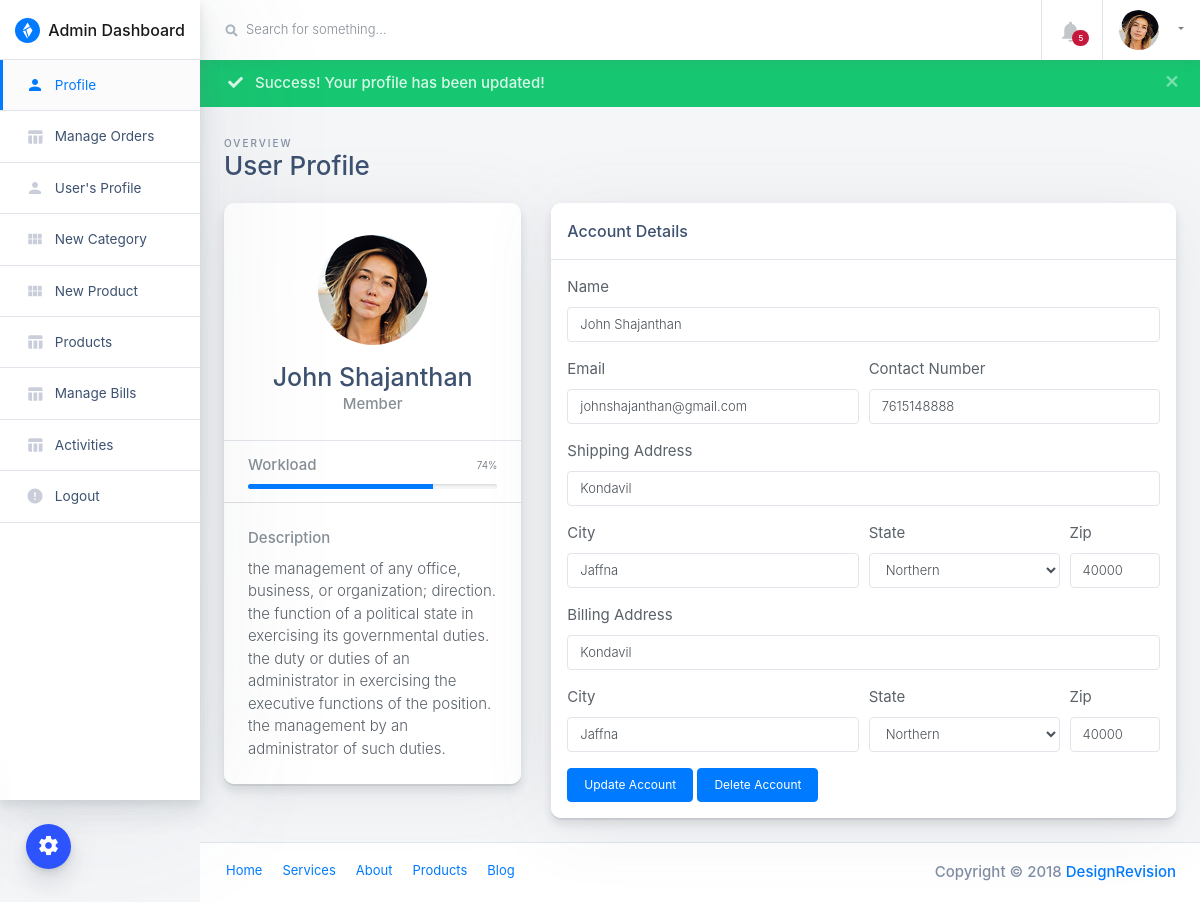
The app's page /admin/profile-view?pid=1 (signed in) with its own data.
### tables this page shows
CREATE TABLE `users` (
  `id` int(11) NOT NULL,
  `name` varchar(255) DEFAULT NULL,
  `email` varchar(255) DEFAULT NULL,
  `contactno` bigint(11) DEFAULT NULL,
  `password` varchar(255) DEFAULT NULL,
  `shippingAddress` longtext DEFAULT NULL,
  `shippingState` varchar(255) DEFAULT NULL,
  `shippingCity` varchar(255) DEFAULT NULL,
  `shippingPincode` int(11) DEFAULT NULL,
  `billingAddress` longtext DEFAULT NULL,
  `billingState` varchar(255) DEFAULT NULL,
  `billingCity` varchar(255) DEFAULT NULL,
  `billingPincode` int(11) DEFAULT NULL,
  `regDate` timestamp NOT NULL DEFAULT current_timestamp(),
  `updationDate` varchar(255) DEFAULT NULL
);

### admin/profile-view.php (the view, shortened to what this page needs)
<?php
include("include/config.php");
if(strlen($_SESSION['admin_login'])==0)
	{
header('location:/eshopper/admin');
}
else{
	if($_GET['pid']){
	$pid = $_GET['pid'];
}else{
	header('location:profile');
}
?>
<!doctype html>
<html class="no-js h-100" lang="en">
  <head>
    <link href="https://use.fontawesome.com/releases/v5.0.6/css/all.css" rel="stylesheet">
    <link rel="stylesheet" href="https://stackpath.bootstrapcdn.com/bootstrap/4.1.3/css/bootstrap.min.css">
    <link rel="stylesheet" id="main-stylesheet" data-version="1.1.0" href="styles/shards-dashboards.1.1.0.min.css">
    <link rel="stylesheet" href="styles/extras.1.1.0.min.css">
  </head>
  <body class="h-100">
    <div class="color-switcher-toggle animated pulse infinite">
      <i class="material-icons">settings</i>
    </div>
    <div class="container-fluid">
      <div class="row">
        <aside class="main-sidebar col-12 col-md-3 col-lg-2 px-0">
          <div class="main-navbar">
            <nav class="navbar align-items-stretch navbar-light bg-white flex-md-nowrap border-bottom p-0">
              <a class="navbar-brand w-100 mr-0" href="dashboard" style="line-height: 25px;">
                <div class="d-table m-auto">
                  <img id="main-logo" class="d-inline-block align-top mr-1" style="max-width: 25px;" src="images/shards-dashboards-logo.svg" alt="Shards Dashboard">
                  <span class="d-none d-md-inline ml-1">Admin Dashboard</span>
                </div>
              </a>
            </nav>
          </div>
          <div class="nav-wrapper">
            <ul class="nav flex-column">
			  <li class="nav-item">
                <a class="nav-link active" href="profile">
                  <i class="material-icons">person</i>
                  <span>Profile</span>
                </a>
              </li>
			  <li class="nav-item">
                <a class="nav-link " href="orders">
                  <i class="material-icons">table_chart</i>
                  <span>Manage Orders</span>
                </a>
              </li>
			  <li class="nav-item">
                <a class="nav-link " href="users">
                  <i class="material-icons">person</i>
                  <span>User's Profile</span>
                </a>
              </li>
              <li class="nav-item">
                <a class="nav-link " href="new-category">
                  <i class="material-icons">view_module</i>
                  <span>New Category</span>
                </a>
              </li>
			  <li class="nav-item">
                <a class="nav-link " href="new-product">
                  <i class="material-icons">view_module</i>
                  <span>New Product</span>
                </a>
              </li>
              <li class="nav-item">
                <a class="nav-link " href="products">
                  <i class="material-icons">table_chart</i>
                  <span>Products</span>
                </a>
              </li>
			  <li class="nav-item">
                <a class="nav-link " href="manage-bills">
                  <i class="material-icons">table_chart</i>
                  <span>Manage Bills</span>
                </a>
              </li>
			  <li class="nav-item">
                <a class="nav-link " href="activity">
                  <i class="material-icons">table_chart</i>
                  <span>Activities</span>
                </a>
              </li>
			  <li class="nav-item">
                <a class="nav-link " href="logout">
                  <i class="material-icons">error</i>
                  <span>Logout</span>
                </a>
              </li>
            </ul>
          </div>
        </aside>
        <main class="main-content col-lg-10 col-md-9 col-sm-12 p-0 offset-lg-2 offset-md-3">
          <div class="main-navbar sticky-top bg-white">
            <nav class="navbar align-items-stretch navbar-light flex-md-nowrap p-0">
              <form action="#" class="main-navbar__search w-100 d-none d-md-flex d-lg-flex">
                <div class="input-group input-group-seamless ml-3">
                  <div class="input-group-prepend">
                    <div class="input-group-text">
                      <i class="fas fa-search"></i>
                    </div>
                  </div>
                  <input class="navbar-search form-control" type="text" placeholder="Search for something..." aria-label="Search"> </div>
<?php
$f1="00:00:00";
$from=date('Y-m-d')." ".$f1;
$t1="23:59:59";
$to=date('Y-m-d')." ".$t1;
$result = mysqli_query($con,"SELECT * FROM Orders where orderDate Between '$from' and '$to'");
$num_rows1 = mysqli_num_rows($result);
?>
              </form>
              <ul class="navbar-nav border-left flex-row ">
                <li class="nav-item border-right dropdown notifications">
                  <a class="nav-link nav-link-icon text-center" href="" role="button" id="dropdownMenuLink" data-toggle="dropdown" aria-haspopup="true" aria-expanded="false">
                    <div class="nav-link-icon__wrapper">
                      <i class="material-icons">&#xE7F4;</i>
                      <span class="badge badge-pill badge-danger"><?php echo htmlentities($num_rows1); ?></span>
                    </div>
                  </a>
                </li>
                <li class="nav-item dropdown">
                  <a class="nav-link dropdown-toggle text-nowrap px-3" data-toggle="dropdown" href="#" role="button" aria-haspopup="true" aria-expanded="false">
                    <img class="user-avatar rounded-circle mr-2" src="images/avatars/0.jpg" alt="User Avatar">
                  </a>
                </li>
              </ul>
            </nav>
          </div>
          <div class="alert alert-success alert-dismissible fade show mb-0" role="alert">
            <button type="button" class="close" data-dismiss="alert" aria-label="Close">
              <span aria-hidden="true">×</span>
            </button>
            <i class="fa fa-check mx-2"></i>
            <strong>Success!</strong> Your profile has been updated! </div>
          <div class="main-content-container container-fluid px-4">
            <div class="page-header row no-gutters py-4">
              <div class="col-12 col-sm-4 text-center text-sm-left mb-0">
                <span class="text-uppercase page-subtitle">Overview</span>
                <h3 class="page-title">User Profile</h3>
              </div>
            </div>
<?php
$query=mysqli_query($con,"select * from users where id='$pid'");
while($row=mysqli_fetch_array($query))
{?>
            <div class="row">
              <div class="col-lg-4">
                <div class="card card-small mb-4 pt-3">
                  <div class="card-header border-bottom text-center">
                    <div class="mb-3 mx-auto">
                      <img class="rounded-circle" src="images/avatars/0.jpg" alt="User Avatar" width="110"> </div>
                    <h4 class="mb-0"><?php echo htmlentities($row['name']);?></h4>
                    <span class="text-muted d-block mb-2">Member</span>
                  </div>
                  <ul class="list-group list-group-flush">
                    <li class="list-group-item px-4">
                      <div class="progress-wrapper">
                        <strong class="text-muted d-block mb-2">Workload</strong>
                        <div class="progress progress-sm">
                          <div class="progress-bar bg-primary" role="progressbar" aria-valuenow="74" aria-valuemin="0" aria-valuemax="100" style="width: 74%;">
                            <span class="progress-value">74%</span>
                          </div>
                        </div>
                      </div>
                    </li>
                    <li class="list-group-item p-4">
                      <strong class="text-muted d-block mb-2">Description</strong>
                      <span>the management of any office, business, or organization; direction. the function of a political state in exercising its governmental duties. the duty or duties of an administrator in exercising the executive functions of the position. the management by an administrator of such duties.</span>
                    </li>
                  </ul>
                </div>
              </div>
              <div class="col-lg-8">
                <div class="card card-small mb-4">
                  <div class="card-header border-bottom">
                    <h6 class="m-0">Account Details</h6>
                  </div>
                  <ul class="list-group list-group-flush">
                    <li class="list-group-item p-3">
                      <div class="row">
                        <div class="col">
                          <form action="" Method="POST">
                            <div class="form-group">
                              <label for="feInputAddress">Name</label>
                              <input type="text" class="form-control" name="name" id="feInputAddress" placeholder="1234 Main St" value="<?php echo htmlentities($row['name']);?>"> </div>
                            <div class="form-row">
                              <div class="form-group col-md-6">
                                <label for="feEmailAddress">Email</label>
                                <input type="email" class="form-control" id="feEmailAddress" name="email" placeholder="Email" value="<?php echo htmlentities($row['email']);?>"> </div>
                              <div class="form-group col-md-6">
                                <label for="fePassword">Contact Number</label>
                                <input type="text" class="form-control" id="fePassword" name="contactno" placeholder="Password" value="<?php echo htmlentities($row['contactno']);?>"> </div>
                            </div>
                            <div class="form-group">
                              <label for="feInputAddress">Shipping Address</label>
                              <input type="text" class="form-control" id="feInputAddress" name="shippingAddress" placeholder="1234 Main St" value="<?php echo htmlentities($row['shippingAddress']);?>"> </div>
                            <div class="form-row">
                              <div class="form-group col-md-6">
                                <label for="feInputCity">City</label>
                                <input type="text" class="form-control" id="feInputCity" name="shippingCity" value="<?php echo htmlentities($row['shippingCity']);?>" > </div>
                              <div class="form-group col-md-4">
                                <label for="feInputState">State</label>
                                <select id="feInputState" class="form-control" name="shippingState">
								<option value="<?php echo htmlentities($row['shippingState']);?>" selected><?php echo htmlentities($row['shippingState']);?></option>
                                </select>
                              </div>
                              <div class="form-group col-md-2">
                                <label for="inputZip">Zip</label>
                                <input type="text" class="form-control" id="inputZip" name="shippingPincode" value="<?php echo htmlentities($row['shippingPincode']);?>"> </div>
                            </div>
							<div class="form-group">
                              <label for="feInputAddress">Billing Address</label>
                              <input type="text" class="form-control" id="feInputAddress" name="billingAddress" placeholder="1234 Main St" value="<?php echo htmlentities($row['billingAddress']);?>"> </div>
							<div class="form-row">
                              <div class="form-group col-md-6">
                                <label for="feInputCity">City</label>
                                <input type="text" class="form-control" id="feInputCity" name="billingCity" value="<?php echo htmlentities($row['billingCity']);?>"> </div>
                              <div class="form-group col-md-4">
                                <label for="feInputState">State</label>
                                <select id="feInputState" class="form-control" name="billingState">
                                  <option value="<?php echo htmlentities($row['billingState']);?>" selected><?php echo htmlentities($row['billingState']);?></option>
                                </select>
                              </div>
                              <div class="form-group col-md-2">
                                <label for="inputZip">Zip</label>
                                <input type="text" class="form-control" id="inputZip" name="billingPincode" value="<?php echo htmlentities($row['billingPincode']);?>"> </div>
                            </div>
                            <button type="submit" name = "Update" class="btn btn-accent">Update Account</button>
							<button type="submit" name="Delete" class="btn btn-accent">Delete Account</button>
                          </form>
                        </div>
                      </div>
                    </li>
                  </ul>
                </div>
              </div>
            </div>
<?php }?>
          </div>
          <footer class="main-footer d-flex p-2 px-3 bg-white border-top">
            <ul class="nav">
              <li class="nav-item">
                <a class="nav-link" href="#">Home</a>
              </li>
              <li class="nav-item">
                <a class="nav-link" href="#">Services</a>
              </li>
              <li class="nav-item">
                <a class="nav-link" href="#">About</a>
              </li>
              <li class="nav-item">
                <a class="nav-link" href="#">Products</a>
              </li>
              <li class="nav-item">
                <a class="nav-link" href="#">Blog</a>
              </li>
            </ul>
            <span class="copyright ml-auto my-auto mr-2">Copyright © 2018
              <a href="https://designrevision.com" rel="nofollow">DesignRevision</a>
            </span>
          </footer>
        </main>
      </div>
    </div>
  </body>
</html>
<?php }?>

### records on screen
users: name "John Shajanthan", email "johnshajanthan@gmail.com", contactno "7615148888", shippingAddress "Kondavil", shippingCity "Jaffna", shippingState "Northern", shippingPincode "40000", billingAddress "Kondavil", billingCity "Jaffna", billingState "Northern", billingPincode "40000"

### other values on screen
$num_rows1 "5"
